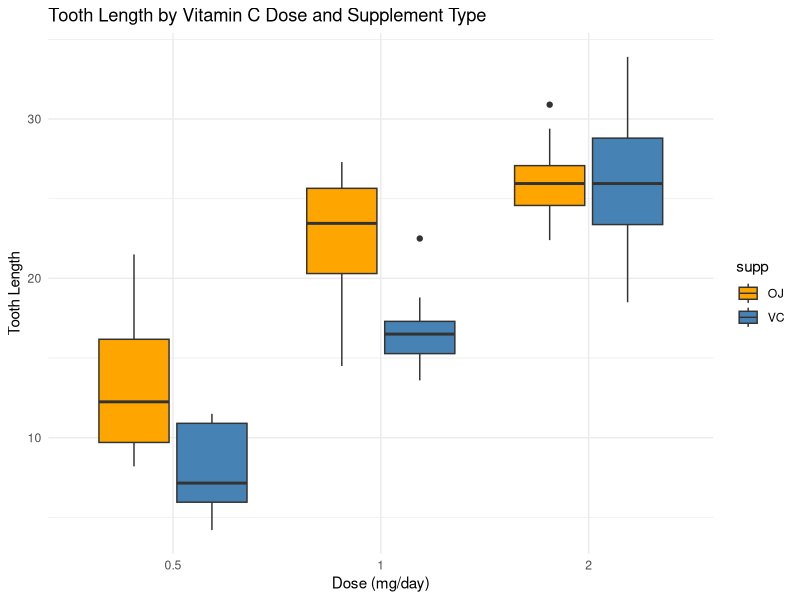

Generate this figure with R:
## ---- chunk 1
# Summarizing the tooth length by dose and supplement type
aggregate(len ~ dose + supp, data = ToothGrowth, FUN = mean)
# commit 2

## ---- chunk 2
# Creating a grouped boxplot using the ggplot2
library(ggplot2)

ggplot(ToothGrowth, aes(x = factor(dose), y = len, fill = supp)) +
  geom_boxplot() +
  labs(title = "Tooth Length by Vitamin C Dose and Supplement Type",
       x = "Dose (mg/day)",
       y = "Tooth Length") +
  scale_fill_manual(values = c("orange", "steelblue")) +
  theme_minimal()
